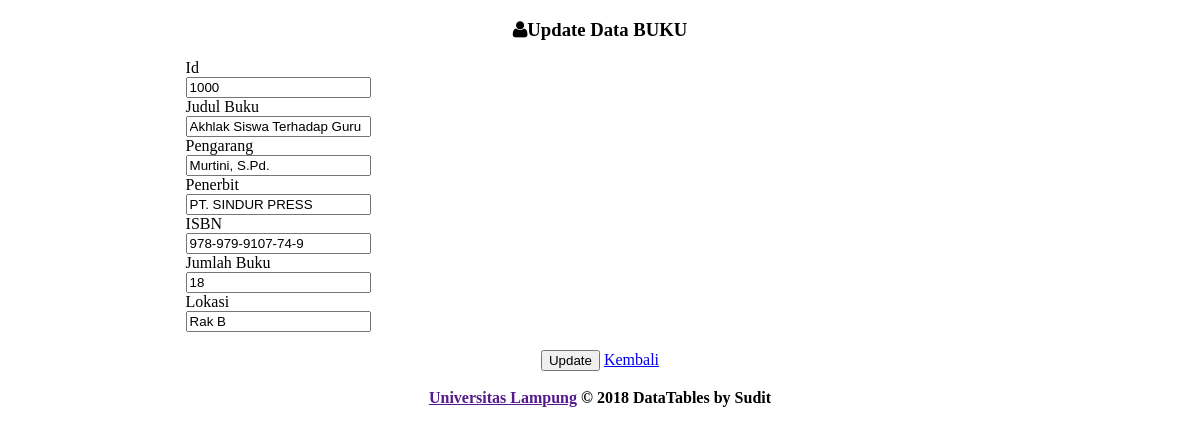
/sudit/admin/buku_edit.php?kd=1000, run on the app's committed database.
### tables this page shows
CREATE TABLE IF NOT EXISTS `tbl_buku` (
`id` int(5) NOT NULL,
  `judul` varchar(200) NOT NULL DEFAULT '',
  `pengarang` varchar(100) NOT NULL,
  `penerbit` varchar(150) NOT NULL,
  `isbn` varchar(25) NOT NULL,
  `jumlah_buku` int(3) NOT NULL,
  `lokasi` enum('Rak A','Rak B','Rak C','Rak D','Rak E','Rak F','Rak G','Rak H','Rak I','Rak J','Rak K','Rak L','Rak M','Rak N','Rak O','Rak P','Rak Q','Rak R','Rak S','Rak T','Rak U','Rak V','Rak W','Rak X','Rak Y','Rak Z') NOT NULL
);

### sudit/admin/buku_edit.php (the view, shortened to what this page needs)
<?php include "conn.php"; ?>
<!DOCTYPE html>
<html lang="en">
<head>
    <head>
	    <link rel="stylesheet" href="datatables/dataTables.bootstrap.css"/>
        <link type="text/css" href="images/icons/css/font-awesome.css" rel="stylesheet">
    </head>
    <body>
            <div class="container">
                <div class="row">
                    <div class="span12">
                        <div class="content">
                            <?php
           $kd = $_GET['kd'];
			$sql = mysqli_query($koneksi, "SELECT * FROM tbl_buku WHERE id='$kd'");
			if(mysqli_num_rows($sql) == 0){
				header("Location: buku.php");
			}else{
				$row = mysqli_fetch_assoc($sql);
			}
			?>
            <center><div class="panel panel-warning" style="width: 70%;">
                        <div class="panel-heading">
                        <h3 class="panel-title"><i class="icon-user"></i>Update Data BUKU</h3> </div>
                        <div class="panel-body">
                         <form name="form1" id="form1" class="form-horizontal row-fluid" action="?page=buku_update" method="POST" >
										<div align="left" class="control-group">
											<label class="control-label" for="basicinput">Id</label>
											<div class="controls">
												<input type="text" name="id" id="id" value="<?php echo $row['id']; ?>" placeholder="Tidak perlu di isi" class="form-control span8 tip" readonly="readonly">
											</div>
										</div>
										<div align="left" class="control-group">
											<label class="control-label" for="basicinput">Judul Buku</label>
											<div class="controls">
												<input type="text" name="judul" id="judul" value="<?php echo $row['judul']; ?>" placeholder="Judul Buku" class="form-control span8 tip" required>
											</div>
										</div>
										<div  align="left" class="control-group">
											<label class="control-label" for="basicinput">Pengarang</label>
											<div class="controls">
												<input type="text" name="pengarang" id="pengarang" value="<?php echo $row['pengarang']; ?>" placeholder="Nama Pengarang" class="form-control span8 tip" required>
											</div>
										</div>
										<div align="left" class="control-group">
											<label class="control-label" for="basicinput">Penerbit</label>
											<div class="controls">
												<input name="penerbit" id="penerbit" value="<?php echo $row['penerbit']; ?>" class="form-control span8 tip" type="text" placeholder="Nama Penerbit" required />
											</div>
										</div>
										<div align="left" class="control-group">
											<label class="control-label" for="basicinput">ISBN</label>
											<div class="controls">
												<input name="isbn" id="isbn" value="<?php echo $row['isbn']; ?>" class="form-control span8 tip" type="text" placeholder="ISBN Buku" required />
											</div>
										</div>
                                        <div align="left" class="control-group">
											<label class="control-label" for="basicinput">Jumlah Buku</label>
											<div class="controls">
												<input name="jumlah_buku" id="jumlah_buku" value="<?php echo $row['jumlah_buku']; ?>" class=" form-control span8 tip" type="text" placeholder="Stok Buku" required />
											</div>
										</div>
										<div align="left" class="control-group">
											<label class="control-label" for="basicinput">Lokasi</label>
											<div class="controls">
												<input name="lokasi" id="lokasi" value="<?php echo $row['lokasi']; ?>" class=" form-control span8 tip" type="text" placeholder="Rak" required />
											</div>
										</div>
<br
										<div class="control-group">
											<div class="controls">
												<input type="submit" name="update" id="update" value="Update" class="btn btn-sm btn-primary"/>
                                               <a href="?page=buku" class="btn btn-sm btn-danger">Kembali</a>
											</div>
										</div>
                        </div>
                    </div>
                </div>
            </div>
        <br />
        <div class="footer span-12">
            <div class="container">
              <center> <b class="copyright"><a href=""> Universitas Lampung</a> &copy; 2018 DataTables by Sudit </b></center>
            </div>
        </div>
    </body>

### data on the page
tbl_buku: id "1000", judul "Akhlak Siswa Terhadap Guru", pengarang "Murtini, S.Pd.", penerbit "PT. SINDUR PRESS", isbn "978-979-9107-74-9", jumlah_buku "18", lokasi "Rak B"
